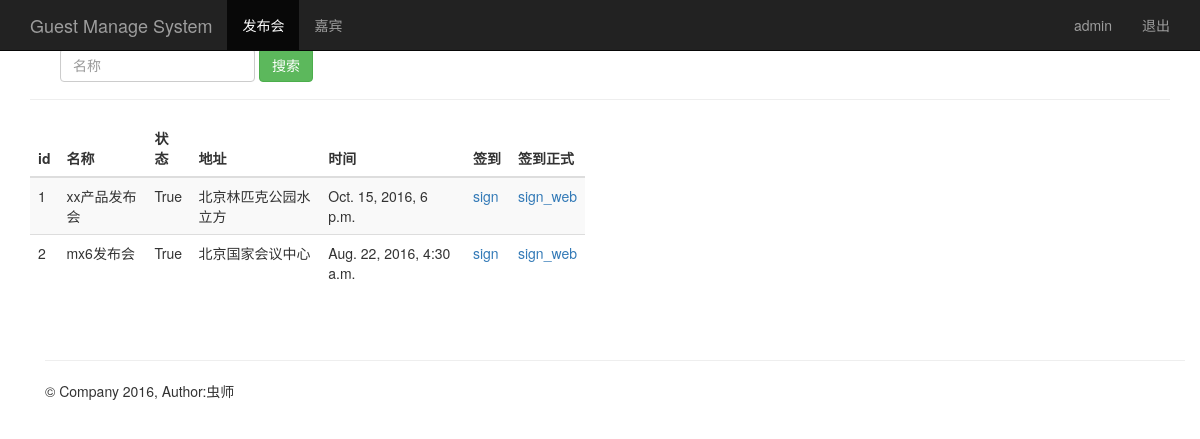
The page /event_manage/ (signed in) on the database as committed earlier.
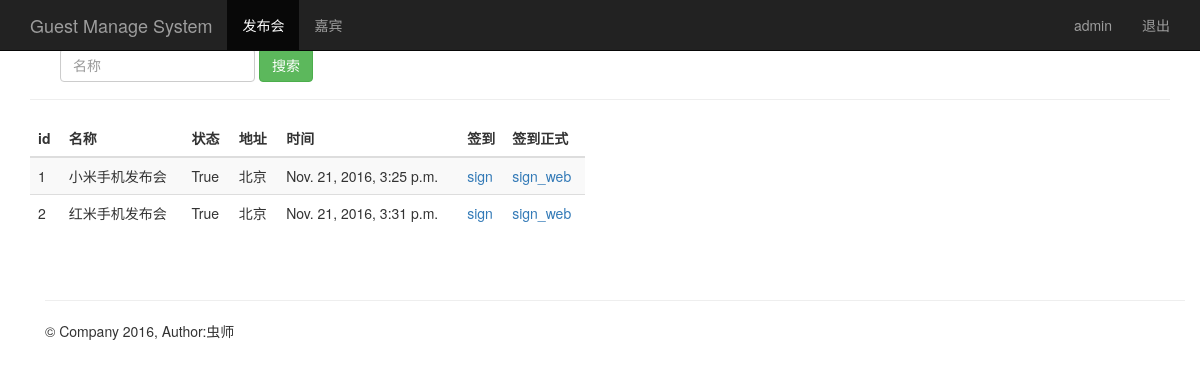
The same page on the database as committed later.
### sign/models.py (models this page shows, shortened)
class Event(models.Model):
    name = models.CharField(max_length=100)            # 发布会标题
    limit = models.IntegerField()                      # 限制人数
    status = models.BooleanField()                     # 状态
    address = models.CharField(max_length=200)         # 地址
    start_time = models.DateTimeField('events time')   # 发布会时间
    create_time = models.DateTimeField(auto_now=True)  # 创建时间（自动获取当前时间）

### sign/views.py (the view)
# urls.py: url(r'^event_manage/$', views.event_manage),
@login_required
def event_manage(request):
    event_list = Event.objects.all()
    username = request.session.get('username', '')
    return render(request, "event_manage.html", {"user": username,"events":event_list})

### sign/templates/event_manage.html
{% extends "base.html" %}
{% block content %}
    <nav class="navbar navbar-inverse navbar-fixed-top">
      <div class="container">
        <div class="navbar-header">
          <a class="navbar-brand" href="/event_manage/">Guest Manage System</a>
        </div>
        <div id="navbar" class="collapse navbar-collapse">
          <ul class="nav navbar-nav">
            <li class="active"><a href="#">发布会</a></li>
            <li><a href="/guest_manage/">嘉宾</a></li>
          </ul>
          <ul class="nav navbar-nav navbar-right">
           <li><a href="#">{{user}}</a></li>
           <li><a href="/logout/">退出</a></li>
         </ul>
        </div>
      </div>
    </nav>
    <div class="container theme-showcase" role="main">
      <div class="page-header">
        <div id="navbar" class="navbar-collapse collapse">
          <form class="navbar-form" method="get" action="/sreach_name/">
            <div class="form-group">
              <input name="name" type="text" placeholder="名称" class="form-control">
            </div>
            <button type="submit" class="btn btn-success">搜索</button>
          </form>
        </div>
      </div>
      <div class="row">
        <div class="col-md-6">
          <table class="table table-striped">
            <thead>
              <tr>
                <th>id</th>
                <th>名称</th>
                <th>状态</th>
                <th>地址</th>
                <th>时间</th>
                <th style="width: 45px;">签到</th>
                <th>签到正式</th>
              </tr>
            </thead>
            <tbody>
              {% for event in events %}
                <tr>
                  <td>{{ event.id }}</td>
                  <td>{{ event.name }}</td>
                  <td>{{ event.status }}</td>
                  <td>{{ event.address }}</td>
                  <td>{{ event.start_time }}</td>
                  <td><a href="/sign_index/{{ event.id }}/"  target="{{ event.id }}_black">sign</a></td>
                  <td><a href="/sign_index2/{{ event.id }}/"  target="{{ event.id }}_black">sign_web</a></td>
                </tr>
             {% endfor %}
            </tbody>
          </table>
        </div>
      </div>
{% endblock %}

### sign/templates/base.html (shortened to what this page needs)
<!DOCTYPE html>
<html lang="zh-CN">
  <head>
      <link href="//cdn.bootcss.com/bootstrap/3.3.5/css/bootstrap.min.css" rel="stylesheet">
      <link href="//v3.bootcss.com/examples/theme/theme.css" rel="stylesheet">
  </head>
  <body role="document">
  {% block content %}
  {% endblock %}
    <div class="container theme-showcase" role="main">
        <div class="page-header">
        </div>
        <footer class="footer">
          <p>&copy; Company 2016, Author:虫师</p>
        </footer>
    </div>
  </body>
</html>

Rows that differ between the two databases and show on the page:
changed Event id 1: name "xx产品发布会" → "小米手机发布会"; address "北京林匹克公园水立方" → "北京"; start_time "Oct. 15, 2016, 6 p.m." → "Nov. 21, 2016, 3:25 p.m."
changed Event id 2: name "mx6发布会" → "红米手机发布会"; address "北京国家会议中心" → "北京"; start_time "Aug. 22, 2016, 4:30 a.m." → "Nov. 21, 2016, 3:31 p.m."
